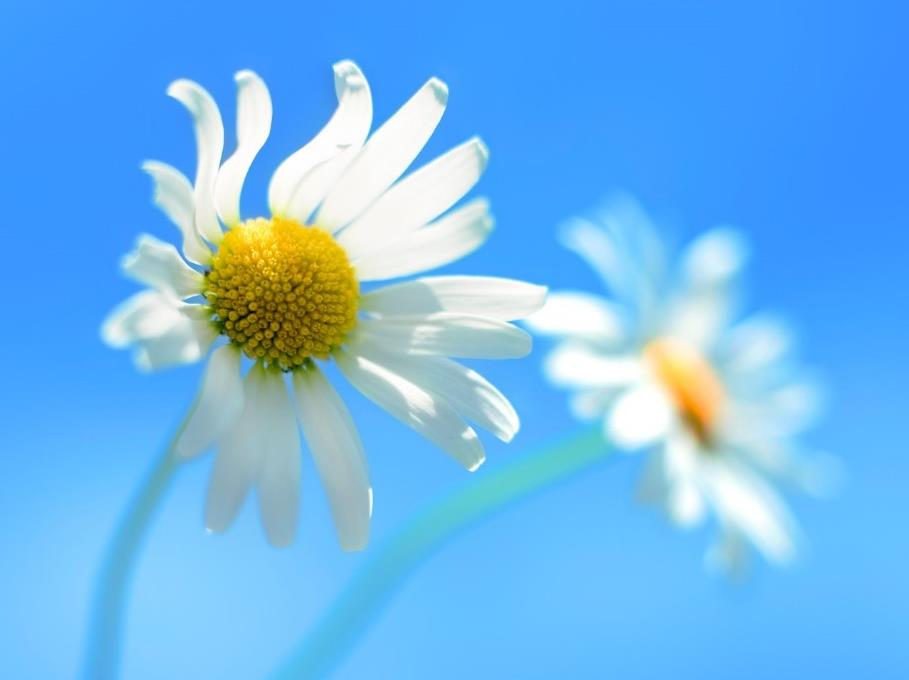
#> input picture imgs/4.jpg, 909 x 680 px
$ python demo4.py
#> lines starting #> are read from the running program, lines starting #| are printed output that depends on the picture
# 位移
import cv2
import numpy as np

img = cv2.imread('../imgs/4.jpg', 1)
#> img is the input picture: shape (680, 909, 3); mean B, G, R 237, 182.6, 111.4
cv2.imshow('src', img)

imgInfo = img.shape
#> imgInfo = (680, 909, 3)
height = imgInfo[0]
#> height = 680
width = imgInfo[1]
#> width = 909

matShift = np.float32([[1, 0, 100], [0, 1, 200]]) # 2*3
dst = cv2.warpAffine(img, matShift, (height, width))
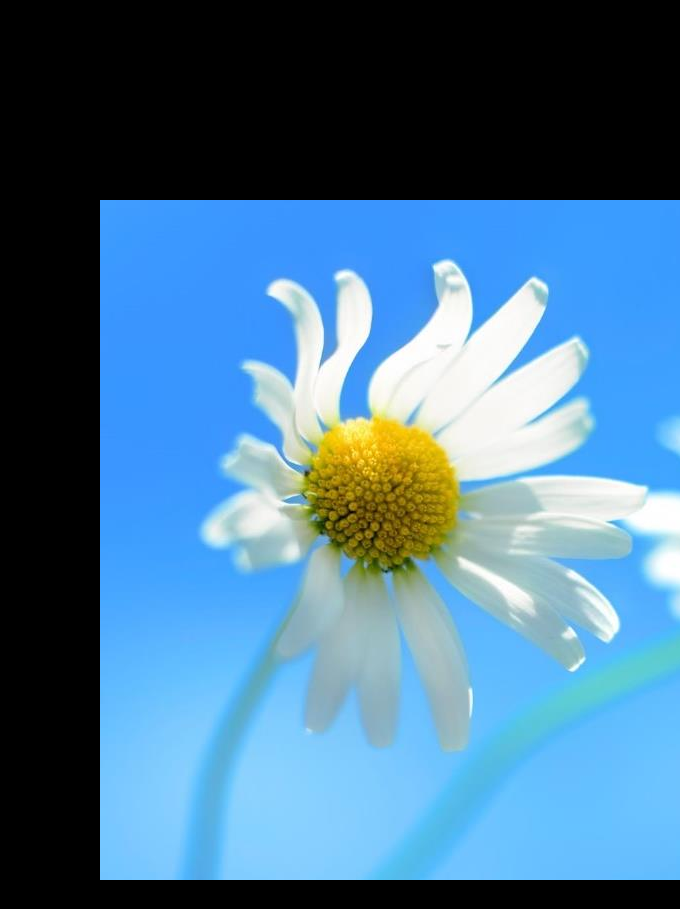
#> dst: shape (909, 680, 3); mean B, G, R 147.1, 116.7, 74.1
# 移位 矩阵
cv2.imshow('dst', dst)
cv2.waitKey(0)

$ run again, with imgs/1.jpg copied over imgs/4.jpg
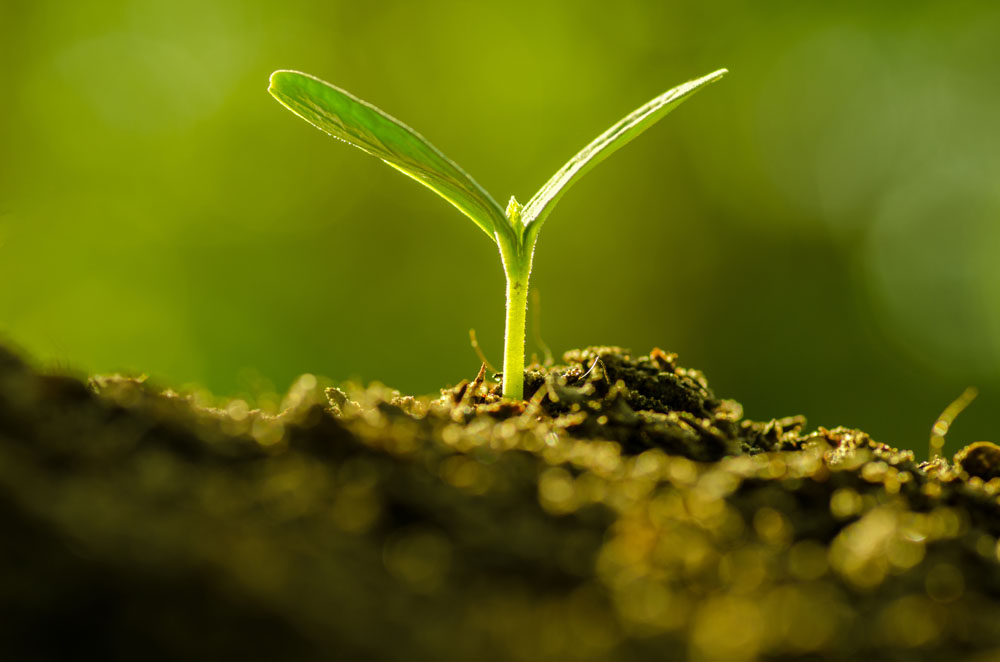
#> input picture imgs/1.jpg, 1000 x 662 px
#> img is the input picture: shape (662, 1000, 3); mean B, G, R 9.3, 100, 93.7
#> `dst = cv2.warpAffine(img, matShift, (height, width))`:
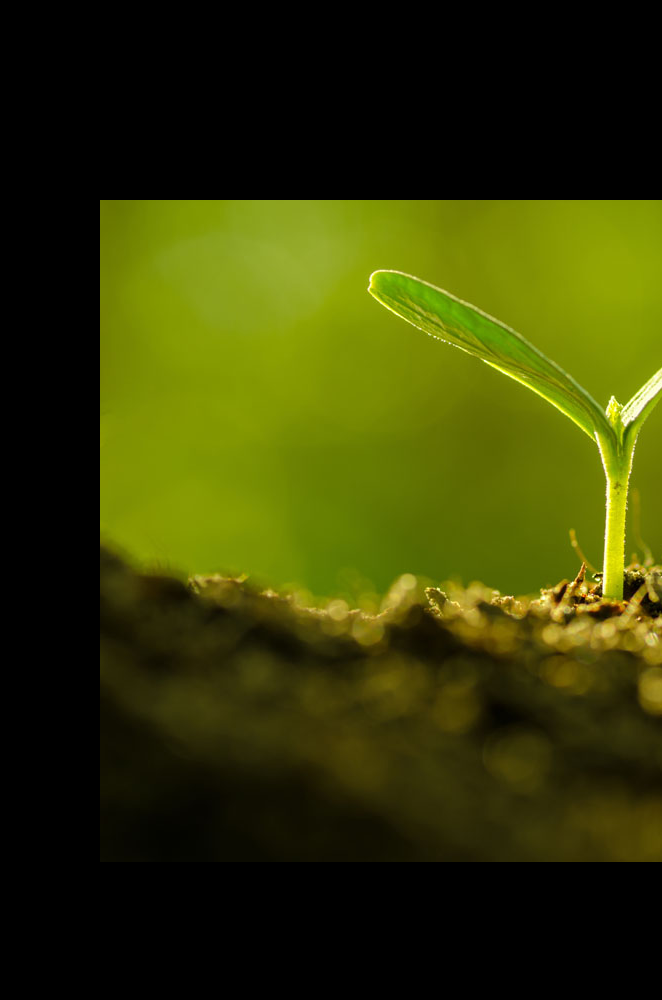
#> dst: shape (1000, 662, 3); mean B, G, R 3.7, 57.6, 53.2
